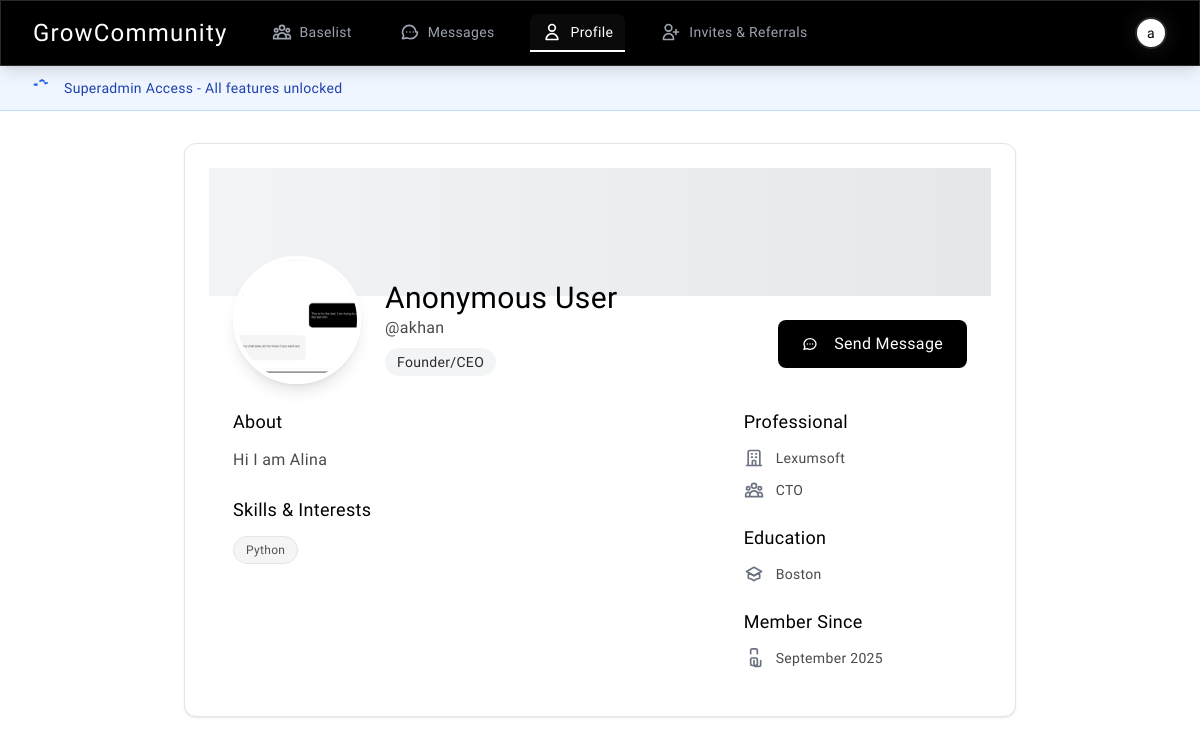
Screenshot of /profiles/view/3/ (signed in) with the database file from the repository.
### profiles/models.py (models this page shows, shortened)
class UserProfile(models.Model):
    ORGANIZATION_LEVELS = [
        ('junior', 'Junior Level'),
        ('mid', 'Mid Level'),
        ('senior', 'Senior Level'),
        ('lead', 'Lead/Manager'),
        ('executive', 'Executive'),
        ('founder', 'Founder/CEO'),
        ('student', 'Student'),
        ('other', 'Other'),
    ]
    NAME_VISIBILITY_CHOICES = [
        ('full', 'Full Name'),
        ('first_only', 'First Name Only'),
        ('initials', 'Initials Only'),
        ('anonymous', 'Anonymous'),
    ]
    user = models.OneToOneField(User, on_delete=models.CASCADE, related_name='profile')
    profile_picture = models.ImageField(
        upload_to='profile_pictures/',
        blank=True,
        null=True,
        help_text="Upload a profile picture (max 5MB)"
    )
    bio = models.TextField(
        max_length=500,
        blank=True,
        help_text="Tell us about yourself (max 500 characters)"
    )
    location = models.CharField(
        max_length=100,
        blank=True,
        help_text="Your city, state/country (e.g., New York, NY)"
    )
    company = models.CharField(max_length=100, blank=True)
    team = models.CharField(max_length=100, blank=True)
    organization_level = models.CharField(
        max_length=20,
        choices=ORGANIZATION_LEVELS,
        blank=True
    )
    schools = models.CharField(
        max_length=200,
        blank=True,
        help_text="Schools, universities, or educational institutions"
    )
    tags = models.TextField(
        blank=True,
        help_text="Tags representing your skills, interests, or expertise (comma-separated)"
    )
    name_visibility = models.CharField(
        max_length=20,
        choices=NAME_VISIBILITY_CHOICES,
        default='full'
    )
    phone_number = models.CharField(
        max_length=15,
        blank=True,
        help_text="Phone number for authentication"
    )
    created_date = models.DateTimeField(auto_now_add=True)
    updated_date = models.DateTimeField(auto_now=True)
    coffee_chat_slots = models.PositiveIntegerField(default=5)
    mentorship_slots = models.PositiveIntegerField(default=3)
    networking_slots = models.PositiveIntegerField(default=10)
    general_slots = models.PositiveIntegerField(default=15)
    is_verified = models.BooleanField(default=False, help_text="User can perform actions if verified")
    invite_source = models.ForeignKey(
        User,
        on_delete=models.SET_NULL,
        null=True,
        blank=True,
        related_name='invited_users',
        help_text="User who sent the original invite"
    )
    needs_referrals = models.BooleanField(default=True, help_text="True if user needs 3 referrals to be verified")
    class Meta:
        ordering = ['-created_date']
    @property
    def display_name(self):
        if self.name_visibility == 'full':
            return f"{self.user.first_name} {self.user.last_name}".strip() or self.user.username
        elif self.name_visibility == 'first_only':
            return self.user.first_name or self.user.username
        elif self.name_visibility == 'initials':
            first_initial = self.user.first_name[0] if self.user.first_name else ''
            last_initial = self.user.last_name[0] if self.user.last_name else ''
            return f"{first_initial}{last_initial}".strip() or self.user.username[0]
        else:  # anonymous
            return "Anonymous User"
    @property
    def tag_list(self):
        if self.tags:
            return [tag.strip() for tag in self.tags.split(',') if tag.strip()]
        return []

### profiles/views.py (the view)
# urls.py: path('view/<int:user_id>/', views.profile_view, name='view'),
@login_required
def profile_view(request, user_id):
    user = get_object_or_404(User, id=user_id)
    profile = user.profile
    can_message = request.user != user and request.user.is_authenticated
    context = {
        'profile_user': user,
        'profile': profile,
        'can_message': can_message,
    }
    return render(request, 'profiles/profile_view.html', context)

### templates/profiles/profile_view.html (shortened to what this page needs)
{% extends 'base.html' %}
{% block content %}
<div class="max-w-4xl mx-auto px-4 sm:px-6 lg:px-8 py-8">
    <div class="card overflow-hidden">
        <div class="bg-gradient-to-r from-gray-100 to-gray-200 h-32"></div>
        <div class="px-6 py-6">
            <div class="flex items-start justify-between -mt-16 mb-6">
                <div class="flex items-end">
                    {% if profile.profile_picture %}
                        <img src="{{ profile.profile_picture.url }}" alt="{{ profile.display_name }}" class="h-32 w-32 rounded-full border-4 border-white object-cover shadow-lg">
                    {% else %}
                        <div class="h-32 w-32 rounded-full border-4 border-white bg-white flex items-center justify-center text-black text-4xl font-bold shadow-lg white-glow">
                            {{ profile_user.first_name|first|default:profile_user.username|first }}
                        </div>
                    {% endif %}
                    <div class="ml-6 pb-2">
                        <h1 class="text-3xl font-light text-black">{{ profile.display_name }}</h1>
                        <p class="text-gray-600">@{{ profile_user.username }}</p>
                        {% if profile.organization_level %}
                            <span class="inline-flex items-center px-3 py-1 rounded-full text-sm font-medium bg-gray-100 text-gray-800 mt-2">
                                {{ profile.get_organization_level_display }}
                            </span>
                        {% endif %}
                    </div>
                </div>
                <div class="flex space-x-3 pt-16">
                    {% if profile_user == user %}
                        <a href="{% url 'profiles:edit' %}" class="btn btn-secondary">
                            <svg class="h-4 w-4 mr-2" fill="none" stroke="currentColor" viewBox="0 0 24 24">
                                <path stroke-linecap="round" stroke-linejoin="round" stroke-width="2" d="M11 5H6a2 2 0 00-2 2v11a2 2 0 002 2h11a2 2 0 002-2v-5m-1.414-9.414a2 2 0 112.828 2.828L11.828 15H9v-2.828l8.586-8.586z"/>
                            </svg>
                            Edit Profile
                        </a>
                    {% elif can_message %}
                        <a href="{% url 'messaging:send_request' profile_user.id %}" class="btn btn-primary">
                            <svg class="h-4 w-4 mr-2" fill="none" stroke="currentColor" viewBox="0 0 24 24">
                                <path stroke-linecap="round" stroke-linejoin="round" stroke-width="2" d="M8 12h.01M12 12h.01M16 12h.01M21 12c0 4.418-4.03 8-9 8a9.863 9.863 0 01-4.255-.949L3 20l1.395-3.72C3.512 15.042 3 13.574 3 12c0-4.418 4.03-8 9-8s9 3.582 9 8z"/>
                            </svg>
                            Send Message
                        </a>
                    {% endif %}
                </div>
            </div>
            <div class="grid grid-cols-1 lg:grid-cols-3 gap-8">
                <div class="lg:col-span-2 space-y-6">
                    {% if profile.bio %}
                    <div>
                        <h2 class="text-lg font-medium text-black mb-3">About</h2>
                        <p class="text-gray-600 whitespace-pre-line">{{ profile.bio }}</p>
                    </div>
                    {% endif %}
                    {% if profile.tag_list %}
                    <div>
                        <h2 class="text-lg font-medium text-black mb-3">Skills & Interests</h2>
                        <div class="flex flex-wrap gap-2">
                            {% for tag in profile.tag_list %}
                                <span class="badge">
                                    {{ tag }}
                                </span>
                            {% endfor %}
                        </div>
                    </div>
                    {% endif %}
                </div>
                <div class="space-y-6">
                    {% if profile.company or profile.team %}
                    <div>
                        <h2 class="text-lg font-medium text-black mb-3">Professional</h2>
                        <div class="space-y-3">
                            {% if profile.company %}
                            <div class="flex items-center text-sm text-gray-600">
                                <svg class="h-5 w-5 mr-3 text-gray-500" fill="none" stroke="currentColor" viewBox="0 0 24 24">
                                    <path stroke-linecap="round" stroke-linejoin="round" stroke-width="2" d="M19 21V5a2 2 0 00-2-2H7a2 2 0 00-2 2v16m14 0h2m-2 0h-5m-9 0H3m2 0h5M9 7h1m-1 4h1m4-4h1m-1 4h1m-5 10v-5a1 1 0 011-1h2a1 1 0 011 1v5m-4 0h4"/>
                                </svg>
                                <span>{{ profile.company }}</span>
                            </div>
                            {% endif %}
                            {% if profile.team %}
                            <div class="flex items-center text-sm text-gray-600">
                                <span>{{ profile.team }}</span>
                            </div>
                            {% endif %}
                        </div>
                    </div>
                    {% endif %}
                    {% if profile.schools %}
                    <div>
                        <h2 class="text-lg font-medium text-black mb-3">Education</h2>
                        <div class="flex items-center text-sm text-gray-600">
                            <span>{{ profile.schools }}</span>
                        </div>
                    </div>
                    {% endif %}
                    <div>
                        <h2 class="text-lg font-medium text-black mb-3">Member Since</h2>
                        <div class="flex items-center text-sm text-gray-600">
                            <svg class="h-5 w-5 mr-3 text-gray-500" fill="none" stroke="currentColor" viewBox="0 0 24 24">
                                <path stroke-linecap="round" stroke-linejoin="round" stroke-width="2" d="M8 7V3a2 2 0 012-2h4a2 2 0 012 2v4m-4 8v5a2 2 0 002 2h4a2 2 0 002-2v-5M8 19a2 2 0 002 2h4a2 2 0 002-2v-5a2 2 0 00-2-2H10a2 2 0 00-2 2v5z"/>
                            </svg>
                            <span>{{ profile.created_date|date:"F Y" }}</span>
                        </div>
                    </div>
                </div>
            </div>
        </div>
    </div>
</div>
{% endblock %}

### templates/base.html (shortened to what this page needs)
<!DOCTYPE html>
<html lang="en" class="h-full bg-white">
<head>
    {% load static %}
    <link rel="stylesheet" href="{% static 'css/base.css' %}">
    <script src="https://cdn.tailwindcss.com"></script>
</head>
<body class="h-full bg-white text-black">
    <div class="min-h-full">
        {% if user.is_authenticated %}
        <nav class="bg-black shadow-lg border-b border-gray-800 white-border sticky top-0 z-50">
            <div class="max-w-7xl mx-auto px-4 sm:px-6 lg:px-8">
                <div class="flex justify-between h-16">
                    <div class="flex items-center">
                        <div class="flex-shrink-0 flex items-center mr-8">
                            <a href="{% url 'communities:user_list' %}" class="text-2xl logo-text text-white">
                                Grow<span class="logo-accent white-text">Community</span>
                            </a>
                        </div>
                        <div class="hidden sm:flex sm:space-x-6">
                            <a href="{% url 'communities:user_list' %}" class="{% if request.resolver_match.url_name == 'user_list' %}border-white text-white bg-gray-950{% else %}border-transparent text-gray-400 hover:text-white hover:border-white{% endif %} inline-flex items-center px-3 py-2 border-b-2 text-sm font-light rounded-t-lg transition-all duration-200">
                                Baselist
                            </a>
                            <a href="{% url 'messaging:inbox' %}" class="{% if 'messaging' in request.resolver_match.namespace %}border-white text-white bg-gray-950{% else %}border-transparent text-gray-400 hover:text-white hover:border-white{% endif %} inline-flex items-center px-3 py-2 border-b-2 text-sm font-light rounded-t-lg transition-all duration-200">
                                Messages
                            </a>
                            <a href="{% url 'profiles:edit' %}" class="{% if 'profiles' in request.resolver_match.namespace %}border-white text-white bg-gray-950{% else %}border-transparent text-gray-400 hover:text-white hover:border-white{% endif %} inline-flex items-center px-3 py-2 border-b-2 text-sm font-light rounded-t-lg transition-all duration-200">
                                <svg class="w-5 h-5 mr-2" fill="none" stroke="currentColor" viewBox="0 0 24 24">
                                    <path stroke-linecap="round" stroke-linejoin="round" stroke-width="2" d="M16 7a4 4 0 11-8 0 4 4 0 018 0zM12 14a7 7 0 00-7 7h14a7 7 0 00-7-7z"/>
                                </svg>
                                Profile
                            </a>
                            <a href="{% url 'invites:my_invites' %}" class="{% if 'invites' in request.resolver_match.namespace %}border-white text-white bg-gray-950{% else %}border-transparent text-gray-400 hover:text-white hover:border-white{% endif %} inline-flex items-center px-3 py-2 border-b-2 text-sm font-light rounded-t-lg transition-all duration-200">
                                <svg class="w-5 h-5 mr-2" fill="none" stroke="currentColor" viewBox="0 0 24 24">
                                    <path stroke-linecap="round" stroke-linejoin="round" stroke-width="2" d="M18 9v3m0 0v3m0-3h3m-3 0h-3m-2-5a4 4 0 11-8 0 4 4 0 018 0zM3 20a6 6 0 0112 0v1H3v-1z"/>
                                </svg>
                                Invites & Referrals
                            </a>
                        </div>
                    </div>
                    <div class="hidden sm:ml-6 sm:flex sm:items-center">
                        <div class="ml-3 relative" x-data="{ open: false }">
                            <div>
                                <button @click="open = !open" class="bg-black flex text-sm rounded-full focus:outline-none focus:ring-2 focus:ring-offset-2 focus:ring-white ring-offset-black">
                                    {% if user.profile.profile_picture %}
                                        <img class="h-8 w-8 rounded-full object-cover" src="{{ user.profile.profile_picture.url }}" alt="{{ user.profile.display_name }}">
                                    {% else %}
                                        <div class="h-8 w-8 rounded-full bg-white flex items-center justify-center text-black text-sm font-medium white-glow border-2 border-zinc-800">
                                            {{ user.first_name|first|default:user.username|first }}
                                        </div>
                                    {% endif %}
                                </button>
                            </div>
                        </div>
                    </div>
                </div>
            </div>
        </nav>
        {% endif %}
        {% if user.is_authenticated and user.is_superuser %}
        <div class="bg-blue-50 border-b border-blue-200">
            <div class="max-w-7xl mx-auto px-4 sm:px-6 lg:px-8 py-3">
                <div class="flex items-center space-x-3">
                    <p class="text-sm font-medium text-blue-800">
                        Superadmin Access - All features unlocked
                    </p>
                </div>
            </div>
        </div>
        {% endif %}
        <main>
            {% block content %}
            {% endblock %}
        </main>
    </div>
</body>
</html>

### rows the page displays
UserProfile: profile_picture (picture), display_name "Anonymous User", organization_level "Founder/CEO", bio "Hi I am Alina", tag_list "Python", company "Lexumsoft", team "CTO", schools "Boston", created_date "September 2025"

### other values shown
{{ user.first_name|first|default:user.username|first }} "a"
{{ profile_user.username }} "akhan"
